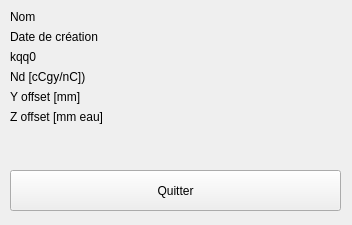
<?xml version="1.0" encoding="UTF-8"?>
<ui version="4.0">
 <class>DoseRateSettingsDialog</class>
 <widget class="QWidget" name="DoseRateSettingsDialog">
  <property name="geometry">
   <rect>
    <x>0</x>
    <y>0</y>
    <width>352</width>
    <height>225</height>
   </rect>
  </property>
  <property name="windowTitle">
   <string>Form</string>
  </property>
  <property name="styleSheet">
   <string notr="true"/>
  </property>
  <widget class="QPushButton" name="closeButton">
   <property name="geometry">
    <rect>
     <x>10</x>
     <y>170</y>
     <width>331</width>
     <height>41</height>
    </rect>
   </property>
   <property name="text">
    <string>Quitter</string>
   </property>
  </widget>
  <widget class="QWidget" name="formLayoutWidget_2">
   <property name="geometry">
    <rect>
     <x>10</x>
     <y>10</y>
     <width>331</width>
     <height>151</height>
    </rect>
   </property>
   <layout class="QFormLayout" name="formLayout_2">
    <item row="0" column="0">
     <widget class="QLabel" name="dosimetrySettingsChambreLabel">
      <property name="minimumSize">
       <size>
        <width>140</width>
        <height>0</height>
       </size>
      </property>
      <property name="text">
       <string>Nom</string>
      </property>
     </widget>
    </item>
    <item row="0" column="1">
     <widget class="QLabel" name="dosimetrySettingsChambreLineEdit">
      <property name="text">
       <string/>
      </property>
     </widget>
    </item>
    <item row="1" column="0">
     <widget class="QLabel" name="creationLabel">
      <property name="minimumSize">
       <size>
        <width>140</width>
        <height>0</height>
       </size>
      </property>
      <property name="styleSheet">
       <string notr="true"/>
      </property>
      <property name="text">
       <string>Date de création</string>
      </property>
     </widget>
    </item>
    <item row="1" column="1">
     <widget class="QLabel" name="dateLineEdit">
      <property name="text">
       <string/>
      </property>
     </widget>
    </item>
    <item row="2" column="0">
     <widget class="QLabel" name="kqq0Label">
      <property name="minimumSize">
       <size>
        <width>140</width>
        <height>0</height>
       </size>
      </property>
      <property name="styleSheet">
       <string notr="true">border:0px; background-color: none;</string>
      </property>
      <property name="text">
       <string>kqq0</string>
      </property>
     </widget>
    </item>
    <item row="2" column="1">
     <widget class="QLabel" name="kqq0LineEdit">
      <property name="text">
       <string/>
      </property>
     </widget>
    </item>
    <item row="3" column="0">
     <widget class="QLabel" name="ndLabel">
      <property name="minimumSize">
       <size>
        <width>140</width>
        <height>0</height>
       </size>
      </property>
      <property name="styleSheet">
       <string notr="true">border:0px; background-color: none;</string>
      </property>
      <property name="text">
       <string>Nd [cCgy/nC])</string>
      </property>
     </widget>
    </item>
    <item row="3" column="1">
     <widget class="QLabel" name="ndLineEdit">
      <property name="text">
       <string/>
      </property>
     </widget>
    </item>
    <item row="4" column="0">
     <widget class="QLabel" name="ndLabel_2">
      <property name="minimumSize">
       <size>
        <width>140</width>
        <height>0</height>
       </size>
      </property>
      <property name="styleSheet">
       <string notr="true">border:0px; background-color: none;</string>
      </property>
      <property name="text">
       <string>Y offset [mm]</string>
      </property>
     </widget>
    </item>
    <item row="5" column="0">
     <widget class="QLabel" name="ndLabel_3">
      <property name="minimumSize">
       <size>
        <width>140</width>
        <height>0</height>
       </size>
      </property>
      <property name="styleSheet">
       <string notr="true">border:0px; background-color: none;</string>
      </property>
      <property name="text">
       <string>Z offset [mm eau]</string>
      </property>
     </widget>
    </item>
    <item row="4" column="1">
     <widget class="QLabel" name="yoffsetLineEdit">
      <property name="text">
       <string/>
      </property>
     </widget>
    </item>
    <item row="5" column="1">
     <widget class="QLabel" name="zoffsetLineEdit">
      <property name="text">
       <string/>
      </property>
     </widget>
    </item>
   </layout>
  </widget>
 </widget>
 <resources/>
 <connections/>
</ui>
